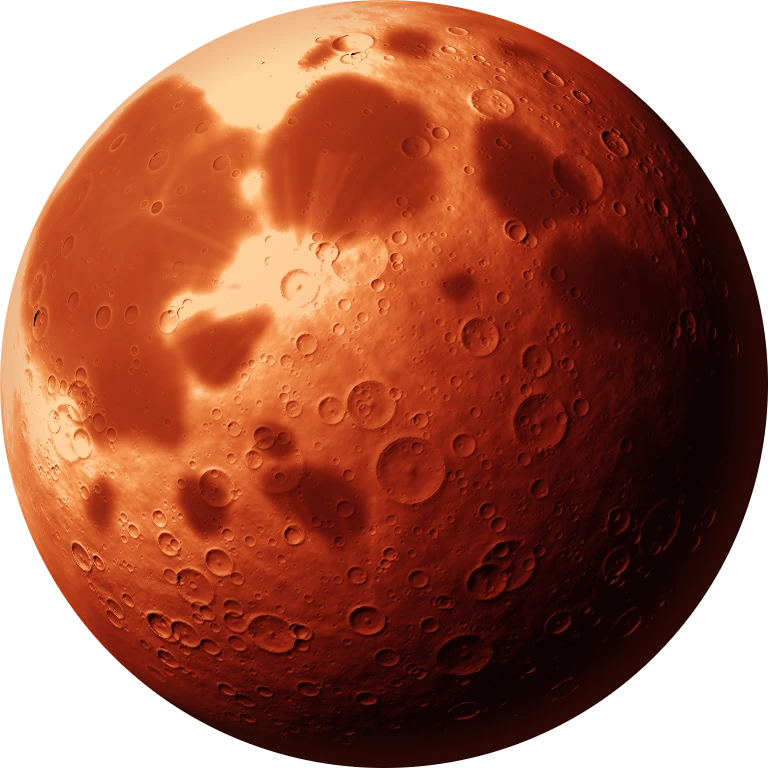
#> input picture assets/portada/fondo/luna.webp, 768 x 768 px, found by its file name
$ python pixel.py
#> lines starting #> are read from the running program, lines starting #| are printed output that depends on the picture
# La portada de pixel fino: Santa Oria abandonada, bajo un cielo de gas.
# Hornea las capas de la escena (1920 x 816; la pantalla ve un trozo de unos 960 x 540 en el medio, agrandado por enteros:
# 2 x 2 en 1080) y las lleva a una paleta de abandono (grises ocres, verdes de moho, óxido, hueso) con trama Bayer.
# Las nubes son gas de verdad: densidad con el dominio torcido y la luz que la atraviesa hacia el sol tapado (barriga
# oscura, canto encendido). Delante, el árbol de la horca con sus ahorcados, las urracas, el camposanto y la niebla.
# Antes: W=560 H=600 X=300 Y=520 ALTO=470 SS=3 npx tsx juego/hornear/portada_pixel/catedral.mts
# Uso: python3 juego/hornear/portada_pixel/pixel.py   -> juego/public/assets/portada/pixel/*.png y escena.json
import os, json, math
import numpy as np
from PIL import Image

AQUI = os.path.dirname(os.path.abspath(__file__))
SAL = os.path.join(AQUI, '..', '..', 'public', 'assets', 'portada', 'pixel')
TMP = os.environ.get('TMP_CAT', '/tmp/requiem-pixel/')
os.makedirs(SAL, exist_ok=True)
for f in os.listdir(SAL):
  if f.endswith('.png'): os.remove(os.path.join(SAL, f))
SW, SH = 1920, 816                     # la escena entera
OX, OY = 480, 138                      # lo de abajo se diseña en la vista de 960 x 540: todo va corrido esto
VW, VH = 960, 540

# ------------------------------------------------------------------ la paleta del abandono
PAL = np.array([
  # gris pardo (0..13)
  (7, 8, 9), (11, 12, 13), (15, 16, 17), (20, 21, 21), (26, 27, 26), (33, 34, 32), (41, 41, 38), (50, 50, 45),
  (61, 60, 53), (74, 72, 62), (89, 86, 73), (106, 101, 85), (125, 118, 99), (146, 138, 115),
  # moho (14..19)
  (19, 23, 21), (26, 32, 28), (35, 43, 37), (46, 56, 47), (60, 70, 58), (78, 88, 72),
  # ocre y óxido (20..27)
  (40, 30, 20), (58, 41, 25), (80, 55, 30), (104, 70, 36), (128, 88, 44), (152, 110, 58), (176, 136, 80), (198, 164, 108),
  # pizarra fría (28..32)
  (21, 23, 29), (30, 33, 41), (41, 45, 56), (56, 60, 73), (75, 80, 94),
  # hueso (33..36)
  (168, 160, 140), (192, 185, 164), (216, 210, 190), (236, 234, 222),
  # sangre vieja (37..41)
  (38, 10, 10), (60, 14, 12), (90, 20, 14), (124, 30, 16), (162, 46, 20),
  # fuego (42..48)
  (58, 26, 10), (94, 42, 14), (136, 68, 20), (182, 106, 32), (222, 154, 62), (246, 204, 118), (255, 238, 188),
  # piedra fría a la luna (49..57)
  (10, 11, 14), (16, 18, 23), (24, 27, 34), (34, 38, 47), (46, 51, 62), (61, 67, 80), (80, 87, 101), (104, 111, 125), (136, 143, 156),
  # piedra que toca el fuego (58..63)
  (34, 20, 14), (56, 32, 18), (86, 50, 26), (122, 72, 34), (162, 100, 46), (204, 136, 64),
  # vitral (64..70): plomo, sangre, rubí, ámbar, oro, violeta hondo, azul hondo
  (18, 12, 12), (96, 16, 16), (156, 30, 22), (214, 118, 36), (244, 184, 86), (78, 26, 58), (32, 40, 84),
  # luna (71..76)
  (52, 56, 64), (82, 86, 94), (118, 122, 128), (158, 160, 164), (196, 198, 198), (228, 228, 224),
], np.float32)
FRIA = list(range(49, 58)); CALIDA = list(range(58, 64)); VITRAL = list(range(64, 71)); LUNAP = list(range(71, 77))
GRIS = list(range(0, 14)); MOHO = list(range(14, 20)); OCRE = list(range(20, 28)); PIZ = list(range(28, 33))
HUESO = list(range(33, 37)); SANGRE = list(range(37, 42)); FUEGO = list(range(42, 49))
BAYER = (np.array([[0, 8, 2, 10], [12, 4, 14, 6], [3, 11, 1, 9], [15, 7, 13, 5]], np.float32) + 0.5) / 16


def bayer(h, w, x0=0, y0=0):
  ys_, xs_ = np.mgrid[0:h, 0:w]
  return BAYER[(ys_ + y0) % 4, (xs_ + x0) % 4]


def cuantizar(rgb, trama=7.0, sub=None):
  h, w, _ = rgb.shape
  P = PAL if sub is None else PAL[sub]
  v = rgb + (bayer(h, w)[..., None] - 0.5) * trama
  flat = v.reshape(-1, 3); out = np.empty_like(flat)
  pesos = np.array([0.3, 0.59, 0.11]) * 3
  for i in range(0, len(flat), 131072):
    q = flat[i:i + 131072]
    d = ((q[:, None, :] - P[None, :, :]) ** 2 * pesos).sum(-1)
    out[i:i + 131072] = P[d.argmin(1)]
  return out.reshape(h, w, 3)


def rampa(v, idx, trama=0.9):
  """v en 0..1 (h, w) a los colores de la rampa `idx` (de oscuro a claro), con trama ordenada entre escalón y escalón:
  así se sombrea en pixel art (bandas limpias del mismo tono), no con el color más cercano de toda la paleta."""
  h, w = v.shape
  n = len(idx)
  q = np.clip(v, 0, 1) * (n - 1) + (bayer(h, w) - 0.5) * trama
  i = np.clip(np.round(q), 0, n - 1).astype(int)
  return PAL[np.array(idx)][i]


def alfa_trama(a, niveles=4):
  h, w = a.shape
  return np.clip(np.floor(a * niveles + bayer(h, w)) / niveles, 0, 1)


def guardar(nombre, rgb, a=None):
  rgb = np.clip(np.round(rgb), 0, 255).astype(np.uint8)
  if a is None: Image.fromarray(rgb, 'RGB').save(os.path.join(SAL, nombre), optimize=True)
  else:
    al = (np.clip(a, 0, 1) * 255).astype(np.uint8)
    Image.fromarray(np.dstack([rgb, al]), 'RGBA').save(os.path.join(SAL, nombre), optimize=True)


def sat(x): return np.clip(x, 0, 1)
def lerp(a, b, t): return a + (b - a) * t


# ------------------------------------------------------------------ ruido de valor en coordenadas cualquiera (empalma en x)
_G = {}
def grilla(sem, n=256):
  if sem not in _G: _G[sem] = np.random.default_rng(sem).random((n, n)).astype(np.float32)
  return _G[sem]


def ruido(x, y, sem, per):
  """x, y en celdas; per = cuántas celdas tiene una vuelta en x (para que empalme)."""
  g = grilla(sem)
  ix, iy = np.floor(x).astype(np.int64), np.floor(y).astype(np.int64)
  fx, fy = x - ix, y - iy
  fx, fy = fx * fx * (3 - 2 * fx), fy * fy * (3 - 2 * fy)
  x0, x1 = ix % per, (ix + 1) % per
  y0, y1 = iy % 256, (iy + 1) % 256
  a, b, c, d = g[y0, x0 % 256], g[y0, x1 % 256], g[y1, x0 % 256], g[y1, x1 % 256]
  return a + (b - a) * fx + (c - a) * fy + (a - b - c + d) * fx * fy


def fbm2(x, y, celda, sem, oct=5, sx=1.0, billow=False):
  """x, y en puntos de la escena; la celda más grande mide `celda` de alto y `celda * sx` de ancho."""
  s = np.zeros_like(x, dtype=np.float32); amp, tot = 0.5, 0.0
  for o in range(oct):
    k = 2 ** o
    per = max(1, int(round(SW / (celda * sx) * k)))
    n = ruido(x / SW * per, y / celda * k, sem + o * 31, per)
    if billow and o >= 1: n = 1 - np.abs(2 * n - 1)
    s += amp * n; tot += amp; amp *= 0.5
  return s / tot


ys, xs = np.mgrid[0:SH, 0:SW].astype(np.float32)
VXS, VYS = xs - OX, ys - OY                     # en coordenadas de la vista de diseño

# ------------------------------------------------------------------ dónde va cada cosa (en la vista de diseño)
SOL = (204, 82)                                  # la luna, entre el gas
LUNA_R = 24
CAT = (440, -48)                                 # esquina de la caja de 560 x 600 de la catedral
GRI_A, GRI_B = (812, 22), (948, 92)              # la grieta, chica y casi cerrada, en un claro de nubes
ARBOL = (58, 492)                                # el pie del árbol de la horca
CUELGAN = [(132, 0, 28), (198, 0, 42), (264, 0, 32)]   # x de la soga, y de la rama, largo de la soga
CAMINANTE_X = 520


def dv(x, y): return (x + OX, y + OY)          # de la vista de diseño a la escena


def trazar(a, b, sem, rug=0.12, niveles=6):
#> called with a = (1292, 160), b = (1428, 230), sem = 31, rug = 0.1, niveles = 5
  pts = [np.array(a, float), np.array(b, float)]
  r = np.random.default_rng(sem)
  for nivel in range(niveles):
    nuevo = [pts[0]]
    for p, q in zip(pts[:-1], pts[1:]):
      m = (p + q) / 2; d = q - p; n = np.array([-d[1], d[0]]) / (np.hypot(*d) + 1e-6)
      m = m + n * r.normal(0, np.hypot(*d) * (rug * 0.5 if nivel < 2 else rug * 1.5))
      nuevo += [m, q]
    pts = nuevo
  return np.array(pts)


def dist_poli(pts, X, Y):
  d = np.full(X.shape, 1e9, np.float32); t = np.zeros(X.shape, np.float32)
  L = np.r_[0, np.cumsum(np.hypot(*(np.diff(pts, axis=0).T)))]
  for i in range(len(pts) - 1):
    p, q = pts[i], pts[i + 1]; v = q - p; ll = (v ** 2).sum() + 1e-9
    u = np.clip(((X - p[0]) * v[0] + (Y - p[1]) * v[1]) / ll, 0, 1)
    dd = np.hypot(X - p[0] - u * v[0], Y - p[1] - u * v[1])
    m = dd < d; d = np.where(m, dd, d); t = np.where(m, (L[i] + u * np.sqrt(ll)) / L[-1], t)
  return d, t


GRIETA = trazar(dv(*GRI_A), dv(*GRI_B), 31, 0.1, 5)


# ------------------------------------------------------------------ el cielo: cubierto, ocre gris, con el sol tapado
def cielo():
  v = sat(VYS / 470)
  arriba, medio, abajo = np.array([9, 10, 13]), np.array([24, 27, 32]), np.array([54, 56, 58])
  c = lerp(arriba, medio, sat(v / 0.6)[..., None])
  c = lerp(c, abajo, (sat((v - 0.6) / 0.4) ** 1.4)[..., None])
  sx, sy = dv(*SOL)
  ds = np.hypot(xs - sx, ys - sy)
  # el aire que alumbra la luna: una corona fina pegada al disco y un velo ancho y suave
  c += np.array([44, 48, 56]) * np.exp(-np.maximum(0, ds - LUNA_R) / 14)[..., None] * 0.9
  c += np.array([30, 33, 40]) * np.exp(-ds / 170)[..., None]
  d, t = dist_poli(GRIETA, xs, ys)
  c += np.array([40, 6, 8]) * np.exp(-d / 22)[..., None]
  c *= (0.94 + 0.1 * fbm2(xs, ys, 300, 5, 4, 2.0))[..., None]
  rgb = cuantizar(c, 5, GRIS + PIZ + FRIA)
  ancho = 0.4 + 2.2 * np.sin(np.pi * np.clip(t, 0, 1)) ** 1.4
  rgb[d < ancho + 1.4] = PAL[37]
  rgb[d < ancho + 0.6] = PAL[38]
  rgb[d < ancho] = PAL[40]
  rgb[(d < ancho * 0.45) & (ancho > 1.6)] = PAL[44]
  # la luna: la esfera de la portada vieja (mares, cráteres con relieve) a su tamaño, en plata fría y con el borde nítido
  n = LUNA_R * 2 + 1
  lu = Image.open(os.path.join(SAL, '..', 'fondo', 'luna.webp')).convert('RGBA').resize((n * 4, n * 4), Image.LANCZOS).resize((n, n), Image.BOX)
  la = np.asarray(lu).astype(np.float32)
  lum = la[..., :3].mean(-1) / 255
  lum = (lum - lum[la[..., 3] > 200].min()) / (np.ptp(lum[la[..., 3] > 200]) + 1e-6)
  al = la[..., 3] / 255
  yy, xx = np.mgrid[0:n, 0:n].astype(np.float32)
  rr = np.hypot(xx - LUNA_R, yy - LUNA_R) / LUNA_R
  dentro = rr <= 1.0
  # luz que viene de arriba a la derecha y el limbo que se oscurece apenas
  luz = sat(0.35 + 0.8 * lum) * (1 - 0.25 * rr ** 4) * sat(1.15 - 0.3 * ((LUNA_R - xx) / LUNA_R + (yy - LUNA_R) / LUNA_R) * 0.5)
  disco = rampa(luz, LUNAP, 0.7)
  y0, x0 = sy - LUNA_R, sx - LUNA_R
  zona = rgb[y0:y0 + n, x0:x0 + n]
  zona[dentro] = disco[dentro]
  return rgb


def grieta_luz():
  d, t = dist_poli(GRIETA, xs, ys)
  k = np.exp(-d / 12) * (0.4 + 0.6 * np.sin(np.pi * np.clip(t, 0, 1)))
  rgb = cuantizar(np.array([200, 46, 24]) * k[..., None], 10, [0] + SANGRE + FUEGO[:3])
  ancho = 0.4 + 2.2 * np.sin(np.pi * np.clip(t, 0, 1)) ** 1.4
  return rgb, alfa_trama(sat(k * 1.3), 3) * (k > 0.03) * (d > ancho + 1.5)


# ------------------------------------------------------------------ gas: nubes con volumen
def gas(sem, y0, y1, celda, cobertura, sx, oscuro, claro, fuerza_luz=1.0, nucleo=0.0, alfa_max=1.0):
  """Densidad de nube con el dominio torcido (las volutas), los bordes en coliflor y la luz que la atraviesa hacia el
  sol: lo que da al sol se enciende, la barriga queda oscura. Empalma en x."""
  qx = fbm2(xs, ys, celda * 1.3, sem + 1, 3, sx)
  qy = fbm2(xs, ys, celda * 1.3, sem + 2, 3, sx)
  wx, wy = xs + (qx - 0.5) * celda * sx * 1.6, ys + (qy - 0.5) * celda * 0.9
  D = fbm2(wx, wy, celda, sem, 6, sx, billow=True)
  banda = sat((ys - (y0 + OY)) / ((y1 - y0) * 0.35)) * sat(((y1 + OY) - ys) / ((y1 - y0) * 0.45))
  den = sat((D * (0.4 + 0.6 * banda) + banda * 0.15 - (1 - cobertura)) * 4.0) * (banda > 0.02)
  sx_, sy_ = dv(*SOL)
  # un claro alrededor del sol (por ahí asoma y bajan los rayos)
  den *= sat((np.hypot((xs - sx_) / 1.8, ys - sy_) - LUNA_R - 4) / 60) ** 0.7
  dirx, diry = sx_ - SW / 2, sy_ - (y0 + y1) / 2 - OY
  L = math.hypot(dirx, diry); dirx, diry = dirx / L, diry / L
  tapa = np.zeros_like(den)
  for i in range(1, 15):
    dx, dy = int(round(dirx * i * 3)), int(round(diry * i * 3))
    tapa += np.roll(np.roll(den, -dy, 0), -dx, 1) * (1 - i / 16)
  T = np.exp(-tapa * 0.62)
  ds = np.hypot(xs - sx_, ys - sy_)
  cerca = np.exp(-ds / 380)
  oscuro, claro = np.array(oscuro, np.float32), np.array(claro, np.float32)
  luz = sat(T * (0.35 + 0.9 * cerca) * fuerza_luz) ** 1.3
  c = lerp(oscuro, claro, luz[..., None])
  fino = sat(1 - den * 1.6) * (den > 0.05)
  c += np.array([70, 74, 80]) * (fino * T * cerca * 1.5)[..., None]
  c *= (1 - nucleo * sat(den - 0.6))[..., None]
  a = alfa_trama(sat(den * 1.25) * alfa_max, 4)
  return cuantizar(c, 5, GRIS + PIZ + FRIA), a


# ------------------------------------------------------------------ montes y el pueblo vacío
def montes():
  rgb = np.zeros((SH, SW, 3), np.float32); a = np.zeros((SH, SW), np.float32)
  X = np.arange(SW, dtype=np.float32)
  for base, alto, celda, sem, col, filo in [(398, 70, 240, 3, (40, 44, 50), (60, 64, 72)), (414, 44, 150, 8, (26, 28, 33), (44, 47, 54))]:
    p = fbm2(X[None, :], np.zeros((1, SW), np.float32) + sem * 7, celda, sem, 6, 1.0)[0]
    top = base + OY - alto * (p - 0.3)
    m = ys >= top[None, :]
    rgb[m] = col; a[m] = 1
    rgb[m & (ys < top[None, :] + 1.5)] = filo
  r = np.random.default_rng(5)
  x = 150 + OX
  while x < 420 + OX:
    ancho = int(r.integers(7, 16)); alto = int(r.integers(5, 13)); suelo = 424 + OY
    roto = r.random() < 0.4
    for xx in range(x, x + ancho):
      dentro = min(xx - x, x + ancho - 1 - xx)
      pico = suelo - alto - min(dentro, ancho // 2) * 0.9
      if roto and xx > x + ancho * 0.55: pico = suelo - alto + int(r.integers(0, 4))
      rgb[int(pico):suelo + 6, xx] = (20, 22, 26); a[int(pico):suelo + 6, xx] = 1
      rgb[int(pico), xx] = (44, 43, 39)
    if r.random() < 0.15:
      tx = x + ancho // 2
      for yy in range(suelo - alto - 26, suelo - alto + 1):
        rgb[yy, tx - 1:tx + 2] = (26, 26, 24); a[yy, tx - 1:tx + 2] = 1
      rgb[suelo - alto - 26, tx - 1:tx + 2] = (44, 43, 39)
    x += ancho + int(r.integers(0, 4))
  return cuantizar(rgb, 4), a


# ------------------------------------------------------------------ la catedral, a la paleta
# [214 lines left out: functions catedral, colina, frente, ahorcado, not called in this run]


# ------------------------------------------------------------------ los ahorcados pintados por el motor
PZ = '/tmp/requiem-pixel/piezas/'
# [74 lines left out: functions pieza, ahorcado_motor, pueblo, not called in this run]


# ------------------------------------------------------------------ urracas: posadas (3 cuadros) y en vuelo (4 cuadros)
# urraca de perfil mirando a la izquierda: n negro, g negro con brillo, a y A el azul verdoso del ala y la cola, b y s
# el blanco del vientre y los hombros (s en sombra), o el brillo del ojo, k el pico, p las patas
POSA = [
  "......nnn...............",
  ".....nnnnn..............",
  "....nonnnnn.............",
  "..kknnnnnnn.............",
  ".....nnnnnnn............",
  ".....nnnnnnng...........",
  "......nnnnnggnn.........",
  "......nbbnnggAbs........",
  "......bbbbnngAAnnn......",
  ".......bbbsnnaAAannA....",
  ".......nsnnnnnaAannnaA..",
  "........snnnn...nnnaAAa.",
  ".........p..p......naAAa",
  ".........p..p.......naAa",
  "........pp.pp........nAa",
  "......................na",
]
def _mueve(f, filas, cols, dy, dx=0):
  g = [list(r) for r in f]; h, w = len(g), len(g[0]); out = [['.'] * w for _ in range(h)]
  for y in range(h):
    for x in range(w):
      if g[y][x] == '.': continue
      if y in filas and x in cols: yy, xx = y + dy, x + dx
      else: yy, xx = y, x
      if 0 <= yy < h and 0 <= xx < w: out[yy][xx] = g[y][x]
  return ["".join(r) for r in out]
COLA = range(15, 24); CABEZA = range(0, 10)
URRACA_POSADA = [
  POSA,
  _mueve(POSA, range(9, 16), COLA, -3),            # sacude la cola
  _mueve(POSA, range(0, 6), CABEZA, 3, -1),        # picotea
  _mueve(POSA, range(0, 12), range(0, 24), 1),     # se agacha para saltar
]
URRACA_VUELO = [
  ["........bbs.................", ".......nbbs.................", "......nnbs..................", ".....nnnn...................",
   "..kknnnnnngbbnnAAaa.........", "....nonnnnbbbbnnn..aAAa.....", "......nnnnnnnn........aAa...", "...........................a"],
  ["............................", "............................", "......nnnnnn................", "....nnngbbbbn...............",
   "..kknnnnnbbbbbnnAAaa........", "....nonnnnbbbnnn...aAAa.....", "......nnnnnnn.........aAa...", "...........................a"],
  ["............................", "............................", "............................", ".....nnnnnn.................",
   "..kknnnnnnnnbbnnAAaa........", "....nonnnnbbbbnnn..aAAa.....", "......nnnbbs..........aAa...", "........nbbs...............a"],
  ["............................", "............................", "......nnnnnn................", "....nnngbbbbn...............",
   "..kknnnnnbbbbbnnAAaa........", "....nonnnnbbbnnn...aAAa.....", "......nnnnnnn.........aAa...", "...........................a"],
]
# [50 lines left out: functions urracas, caminante, rayos, not called in this run]


def main():
  import time; t0 = time.time()
  def av(s): print(f'{time.time() - t0:5.1f}s', s, flush=True)
  av('cielo'); guardar('cielo.png', cielo())
#> in cielo, `lum = la[..., :3].mean(-1) / 255`:
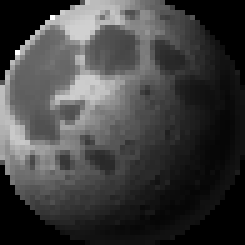
#> lum: shape (49, 49) float32 (shown 5 times larger); min 0, max 1, mean 0.25
#> in sat (call 5), `def sat(x): return np.clip(x, 0, 1)`:
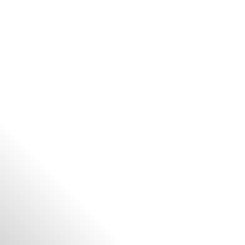
#> returned value: shape (49, 49) float32 (shown 5 times larger); min 0.85, max 1, mean 0.993
#> in rampa, `i = np.clip(np.round(q), 0, n - 1).astype(int)`:
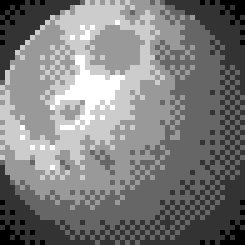
#> i: shape (49, 49) int64 (shown 5 times larger); min 0, max 5, mean 2.45; drawn with min black and max white
#> in cielo, `zona[dentro] = disco[dentro]`:
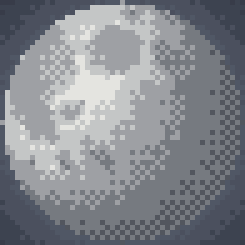
#> zona: shape (49, 49, 3) float64 (shown 5 times larger); mean of channels 0, 1, 2 131.4, 134.9, 141.1; drawn as R, G, B
#> in guardar, `if a is None: Image.fromarray(rgb, 'RGB').save(os.path.join(SAL, nombr..`:
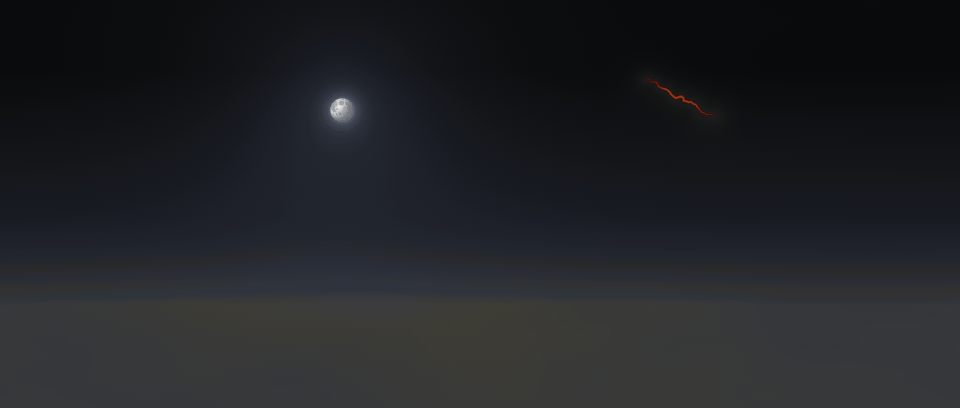
#> saved as cielo.png: PIL image 1920x816 RGB (shown at 1/2 size); mean R, G, B 32.4, 34.2, 37.7
  g, ga = grieta_luz(); guardar('grieta_luz.png', g, ga)
#> call 2 of guardar, with nombre = 'grieta_luz.png'
#> in guardar (call 2), `Image.fromarray(np.dstack([rgb, al]), 'RGBA').save(os.path.join(SAL, n..`:
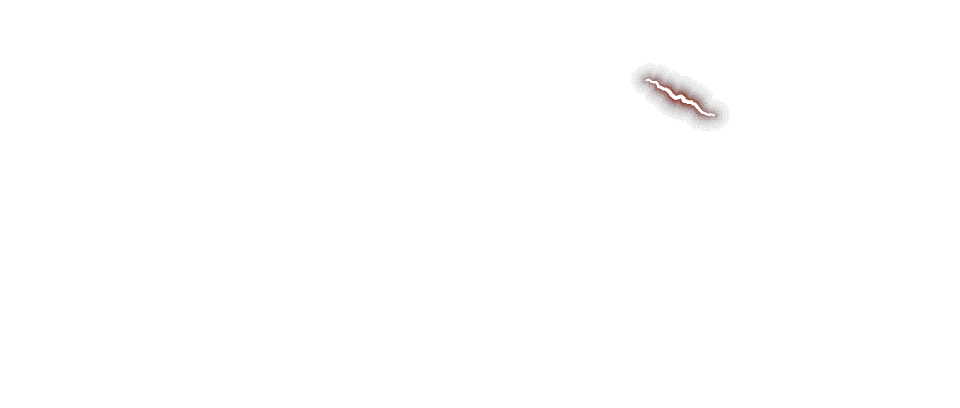
#> saved as grieta_luz.png: PIL image 1920x816 RGBA (shown at 1/2 size); mean R, G, B, A 7.3, 8, 9, 0.5; transparent parts drawn white
  av('gas alto'); n, na = gas(101, -40, 250, 120, 0.6, 3.2, (11, 12, 15), (150, 156, 164), 1.0, 0.35); guardar('gas_alto.png', n, na)
#> call 3 of guardar, with nombre = 'gas_alto.png'
#> in guardar (call 3), `Image.fromarray(np.dstack([rgb, al]), 'RGBA').save(os.path.join(SAL, n..`:
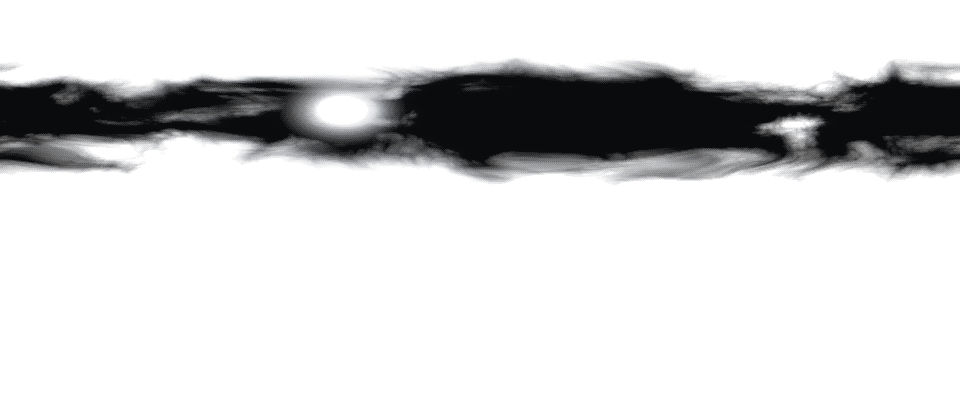
#> saved as gas_alto.png: PIL image 1920x816 RGBA (shown at 1/2 size); mean R, G, B, A 63.4, 67.2, 75.5, 44.3; transparent parts drawn white
  av('montes'); mo, ma = montes(); guardar('montes.png', mo, ma)
  pu, pua, mol = pueblo(); guardar('pueblo.png', pu, pua)
  mw, mh = mol[0][0].shape[1], mol[0][0].shape[0]
  guardar('molino.png', np.concatenate([m[0] for m in mol], 1), np.concatenate([m[1] for m in mol], 1))
  av('gas bajo'); n, na = gas(202, 230, 420, 70, 0.5, 3.8, (15, 16, 19), (118, 124, 132), 0.9, 0.3, 0.92); guardar('gas_bajo.png', n, na)
  av('niebla'); n, na = gas(303, 380, 470, 40, 0.5, 5.0, (42, 45, 50), (92, 97, 104), 0.7, 0.0, 0.75); guardar('niebla.png', n, na)
  av('catedral'); c, ca, v, va, hl, ha, m, tie = catedral()
  guardar('catedral.png', c, ca); guardar('catedral_vidrios.png', v, va); guardar('catedral_halo.png', hl, ha)
  co, coa = colina(m, tie); guardar('colina.png', co, coa)
  av('niebla cerca'); n, na = gas(404, 430, 520, 30, 0.48, 6.0, (34, 36, 40), (80, 84, 90), 0.6, 0.0, 0.8); guardar('niebla_cerca.png', n, na)
  av('frente'); fr, fa, top, rx = frente(); guardar('frente.png', fr, fa)
  colgados = []
  for i, (x, yr, largo) in enumerate(CUELGAN):
    sx = x + OX
    ry = rx.get(sx, yr + OY)
    h, a, w_, h_, n_, cx = ahorcado_motor(f'ahorcado{i}', largo, 84 + i * 4)
    guardar(f'ahorcado{i}.png', h, a)
    colgados.append({'archivo': f'ahorcado{i}.png', 'x': sx - cx, 'y': ry, 'w': w_, 'h': h_, 'n': n_, 'fase': round(i * 1.7, 2), 'periodo': round(4.6 + i * 0.9, 2)})
  (up, upa), (uv, uva) = urracas(); guardar('urraca.png', up, upa); guardar('urraca_vuelo.png', uv, uva)
  cm, cma, cw, ch, cn = caminante(); guardar('caminante.png', cm, cma)
  perchas = []
  for x in (104, 164, 232, 300):
    sx = x + OX
    if sx in rx: perchas.append([sx, rx[sx] - 15, 1 if x % 2 else -1])
  for (cx, alto) in [(250, 30), (868, 40)]:
    perchas.append([cx + OX - 5, int(top[cx + OX]) + 3 - alto - 15, 1])
  cxw = CAMINANTE_X + OX
  cat = dv(*CAT)
  esc = {
    'w': SW, 'h': SH, 'vista': [OX, OY, VW, VH],
    'foco': [OX + VW // 2, OY + VH // 2, OX + 760],
    'catedral': {'x': cat[0], 'y': cat[1], 'w': m['w'], 'h': m['h'], 'puerta': [cat[0] + m['puerta'][0], cat[1] + m['puerta'][1]]},
    'sol': list(dv(*SOL)),
    'brasa': [list(dv(880, 36)), list(dv(912, 316))],
    'humo': list(dv(912, 300)),
    'colgados': colgados,
    'molino': {'x': 606 + OX - mw // 2, 'y': 444 + OY - mh, 'w': mw, 'h': mh, 'n': 6},
    'perchas': perchas,
    'caminante': {'x': cxw - cw // 2, 'y': int(top[cxw]) - ch + 2, 'w': cw, 'h': ch, 'n': cn},
    'capas': [
      {'archivo': 'cielo.png', 'par': 0.02},
      {'archivo': 'grieta_luz.png', 'par': 0.02, 'sumar': True, 'id': 'grieta'},
      {'archivo': 'gas_alto.png', 'par': 0.05, 'deriva': -3.0},
      {'archivo': 'montes.png', 'par': 0.1},
      {'archivo': 'pueblo.png', 'par': 0.12, 'id': 'pueblo'},
      {'archivo': 'gas_bajo.png', 'par': 0.14, 'deriva': -6.0},
      {'archivo': 'niebla.png', 'par': 0.2, 'deriva': 4.0},
      {'archivo': 'colina.png', 'par': 0.3},
      {'archivo': 'catedral.png', 'par': 0.3, 'x': cat[0], 'y': cat[1]},
      {'archivo': 'catedral_halo.png', 'par': 0.3, 'x': cat[0], 'y': cat[1], 'sumar': True, 'id': 'halo'},
      {'archivo': 'catedral_vidrios.png', 'par': 0.3, 'x': cat[0], 'y': cat[1], 'sumar': True, 'id': 'vidrios'},
      {'archivo': 'niebla_cerca.png', 'par': 0.45, 'deriva': 9.0, 'id': 'niebla_media'},
      {'archivo': 'frente.png', 'par': 1.0, 'id': 'frente'},
    ],
  }
  json.dump(esc, open(os.path.join(SAL, 'escena.json'), 'w'))
  av('listo')


if __name__ == '__main__':
#> (the run stopped early here; a loop or call above may not have finished)
